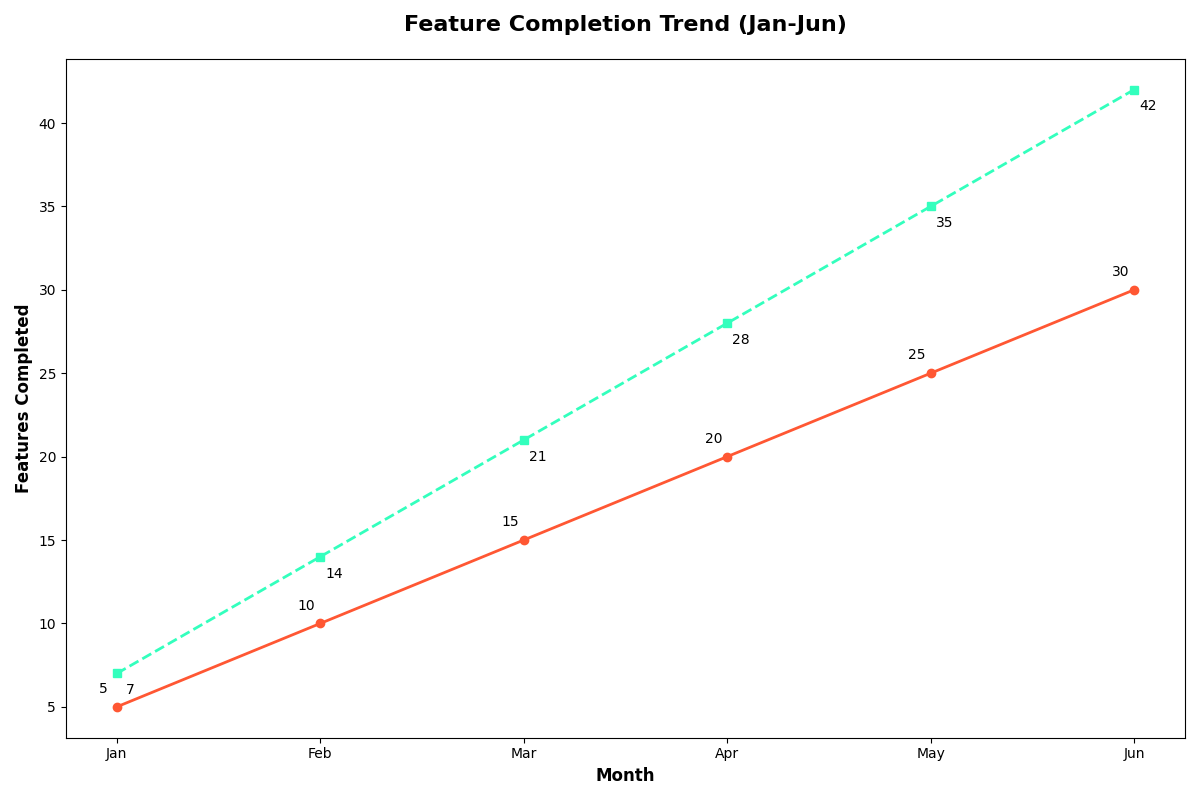

Write the Python code that produced this figure.
import matplotlib.pyplot as plt
import numpy as np

months = np.array([1, 2, 3, 4, 5, 6])
team_alpha = np.array([5, 10, 15, 20, 25, 30])
team_beta = np.array([7, 14, 21, 28, 35, 42])

fig, ax = plt.subplots(figsize=(12, 8))

ax.plot(months, team_alpha, marker='o', linestyle='-', color='#FF5733', linewidth=2)
ax.plot(months, team_beta, marker='s', linestyle='--', color='#33FFBD', linewidth=2)

for (month, alpha_feat, beta_feat) in zip(months, team_alpha, team_beta):
    ax.annotate(f'{alpha_feat}', (month, alpha_feat), textcoords="offset points", xytext=(-10,10), ha='center')
    ax.annotate(f'{beta_feat}', (month, beta_feat), textcoords="offset points", xytext=(10,-15), ha='center')

ax.set_xlabel('Month', fontsize=12, fontweight='bold')
ax.set_ylabel('Features Completed', fontsize=12, fontweight='bold')
ax.set_title('Feature Completion Trend (Jan-Jun)', fontsize=16, fontweight='bold', pad=20)
ax.set_xticks(months)
ax.set_xticklabels(['Jan', 'Feb', 'Mar', 'Apr', 'May', 'Jun'])

plt.tight_layout()
plt.show()
